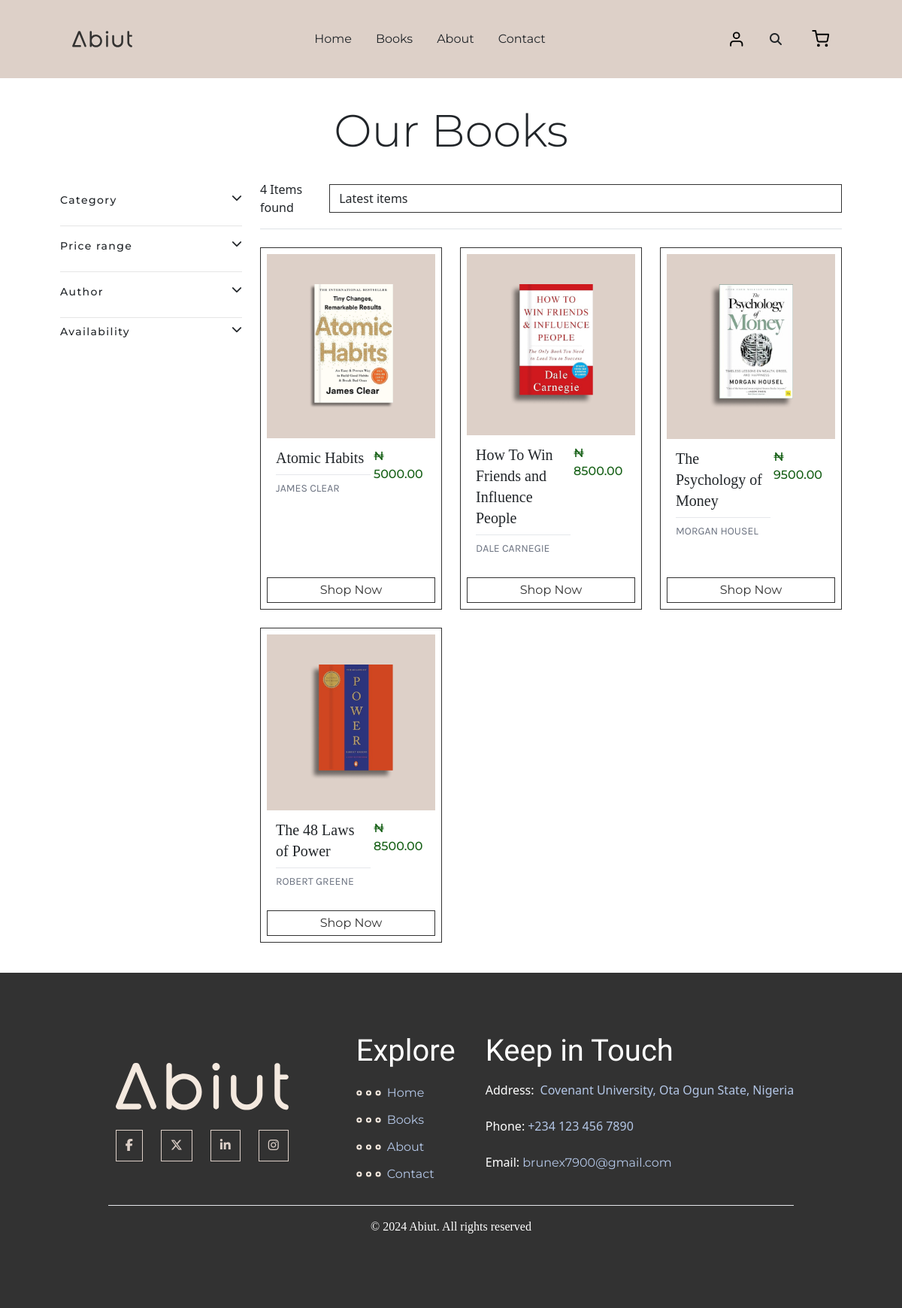
The app's page /app/books/ with its own data.
### core/models.py (models this page shows, shortened)
class Book(models.Model):
    bid = ShortUUIDField(unique=True, length=10, max_length=20, prefix="bk")
    category = models.ForeignKey(Category, on_delete=models.SET_NULL, null=True)
    author = models.CharField(max_length=100, null=False, blank=False, default="Abuit")
    title = models.CharField(max_length=100)
    image = models.ImageField(upload_to="books")
    description = models.TextField(null=True, blank=True, default=f"A Wonderfull Book called {title}")
    price = models.DecimalField(max_digits=99999, decimal_places=2)
    old_price = models.DecimalField(max_digits=99999, decimal_places=2, default="2000")
    publication_year = models.IntegerField(default=2023)
    availablity = models.CharField(max_length=40, choices=AVAliABLITY_CHOICES, default="Pre-Order")
    in_stock = models.BooleanField(default=True)
    date_added = models.DateTimeField(auto_now_add=True)
    class Meta:
        verbose_name_plural = "books"

### core/views.py (the view)
# urls.py: path('books/', views.books_list, name='books'),
def books_list(request):
    Books = Book.objects.all().order_by("-date_added")
    authors = Book.objects.values_list('author', flat=True).distinct()
    categories = Category.objects.all()
    context = {
        "Books": Books,
        "authors": authors,
        "categories": categories,
    }
    return render(request, 'core/product list.html', context)

### core/context_processor.py (called while the page is built)
def default(request):
    year = timezone.now().year
    min_max = Book.objects.aggregate(Min("price"), Max("price"))
    cart_data = request.session["cart_data_obj"] if "cart_data_obj" in request.session else {}
    if len(cart_data) == 0:
        cart_is_empty = {"cart_is_empty": 1}
        request.session["cart_is_empty"] = cart_is_empty
    else:
        cart_is_empty = {"cart_is_empty": 0}
        request.session["cart_is_empty"] = cart_is_empty
    return {
        'year': year,
        "min_max_price": min_max,
        "cart_is_empty": cart_is_empty,
        "cart_data": cart_data,
        "total_cart_items": len(cart_data),
        "total_cart_price": sum(
            [float(cart_data[book]['price']) * float(cart_data[book]['quantity']) for book in cart_data]),
    }

### templates/core/product list.html (shortened to what this page needs)
{% extends 'layout/base.html' %}
{% load static %}
{% block content %}
    {% include 'layout/navbar.html' %}
    <div class="tw-flex tw-flex-col tw-px-14 xl:tw-px-20 tw-py-10 tw-gap-7">
        <div class="tw-text-center">
            <h1 class="tw-font-primary tw-font-light tw-text-2xl md:tw-text-4xl xl:tw-text-6xl">Our Books</h1>
        </div>
        <div class="x2l:tw-px-40">
            <div class="row">
                <aside class="col-md-3 tw-hidden md:tw-block">
                    <div class="tw-flex tw-flex-col !tw-divide-y !tw-divide-opacity-10 tw-divide-black">
                        <article class="filter-group tw-py-4">
                            <header>
                                <a href="javascript:void(0)" data-toggle="collapse" data-target="#collapse_2"
                                   aria-expanded="false"
                                   class="collapsed tw-flex tw-flex-row-reverse tw-justify-between tw-w-full hand">
                                    <i class="icon-control fa fa-chevron-down tw-text-sm"></i>
                                    <h6 class="tw-text-sm tw-tracking-widest">Category</h6>
                                </a>
                            </header>
                        </article>
                        <article class="filter-group tw-py-4">
                            <header class="card-header">
                                <a href="javascript:void(0)" data-toggle="collapse" data-target="#collapse_3"
                                   aria-expanded="false"
                                   class="collapsed tw-flex tw-flex-row-reverse tw-justify-between tw-w-full">
                                    <i class="icon-control fa fa-chevron-down tw-text-sm"></i>
                                    <h6 class="tw-text-sm tw-tracking-widest">Price range </h6>
                                </a>
                            </header>
                        </article>
                        <article class="filter-group tw-py-4">
                            <header class="card-header">
                                <a href="javascript:void(0)" data-toggle="collapse" data-target="#collapse_4"
                                   aria-expanded="false"
                                   class="collapsed tw-flex tw-flex-row-reverse tw-justify-between tw-w-full ">
                                    <i class="icon-control fa fa-chevron-down tw-text-sm"></i>
                                    <h6 class="tw-text-sm tw-tracking-widest">Author </h6>
                                </a>
                            </header>
                        </article>
                        <article class="filter-group tw-py-2">
                            <header class="card-header">
                                <a href="javascript:void(0)" data-toggle="collapse" data-target="#collapse_5"
                                   aria-expanded="false"
                                   class="collapsed tw-flex tw-flex-row-reverse tw-justify-between tw-w-full ">
                                    <i class="icon-control fa fa-chevron-down tw-text-sm"></i>
                                    <h6 class="tw-text-sm tw-tracking-widest">Availability</h6>
                                </a>
                            </header>
                        </article>
                    </div>
                </aside>
                <main class="col-md-9">
                    <header class="border-bottom mb-4 pb-3">
                        <div class="form-inline tw-flex tw-items-center md:tw-justify-between">
                            <span class="tw-hidden md:tw-flex mr-md-auto">{{ Books.count }} Item{{ Books.count | pluralize }} found </span>
                            <select
                                    class="mr-2 form-control !tw-border !tw-border-secondary tw-w-full md:tw-w-fit !tw-rounded-none">
                                <option>Latest items</option>
                            </select>
                        </div>
                    </header>
                    <div class="tw-grid md:tw-grid-cols-2 xl:tw-grid-cols-3 gap-4 " id="filtered-products">
                        {% for Book in Books %}
                            <div class="tw-flex tw-flex-col tw-p-2 tw-border tw-border-secondary">
                                <a href="{% url 'core:detail' Book.bid %}">
                                    <div class="tw-flex tw-justify-center tw-bg-primary tw-py-10">
                                        <img src="{{ Book.image.url }}" alt="book1" class="tw-w-1/2">
                                    </div>
                                    <div class="tw-flex tw-flex-row tw-px-3 tw-py-3 tw-gap-1">
                                        <div class="tw-w-full md:tw-w-90">
                                            <div class="pr-1">
                                                <h1 class="tw-font-secondary tw-font-medium tw-text-xl  tw-border-b tw-pb-2 ">
                                                    {{ Book.title }}</h1>
                                            </div>
                                            <p class="tw-font-new  tw-text-sm tw-text-gray-500">{{ Book.author | upper }}</p>
                                        </div>
                                        <div class="tw-flex tw-flex-col tw-justify-start tw-items-end tw-ml-auto tw-w-6/12">
                                        <span class="tw-font-primary tw-font-medium tw-text-base md:tw-text-base tw-text-price ">₦
                                            {{ Book.price }}
                                        </span>
                                        </div>
                                    </div>
                                    <div class="tw-flex tw-w-full align-content-end mt-auto">
                                        <a href="javascript:void(0)" data-id="{{ Book.bid }}" data-author="{{ Book.author }}"
                                    data-title="{{ Book.title }}" data-category="{{ Book.category.title }}"
                                    data-price="{{ Book.price }}"
                                    data-image="{{ Book.image.url }}" data-url="{% url 'core:add-to-cart' %}" id="cart_btn"
                                           class="tw-flex tw-px-4 tw-py-1 tw-border tw-border-secondary tw-font-primary hover:tw-bg-secondary !tw-text-secondary tw-justify-center hover:!tw-text-primary tw-w-full tw-transition-all tw-duration-500">
                                            Shop Now
                                        </a>
                                    </div>
                                </a>
                            </div>
                        {% endfor %}
                    </div>
                </main>
            </div>
        </div>
    </div>
    {% include 'layout/footer.html' %}
{% endblock %}

### records on screen
Book: image (picture), title "Atomic Habits", author "JAMES CLEAR", price "5000.00"
Book: image (picture), title "How To Win Friends and Influence People", author "DALE CARNEGIE", price "8500.00"
Book: image (picture), title "The Psychology of Money", author "MORGAN HOUSEL", price "9500.00"
Book: image (picture), title "The 48 Laws of Power", author "ROBERT GREENE", price "8500.00"

### other values on screen
{{ Books.count }} "4"
{{ Books.count | pluralize }} "s"
